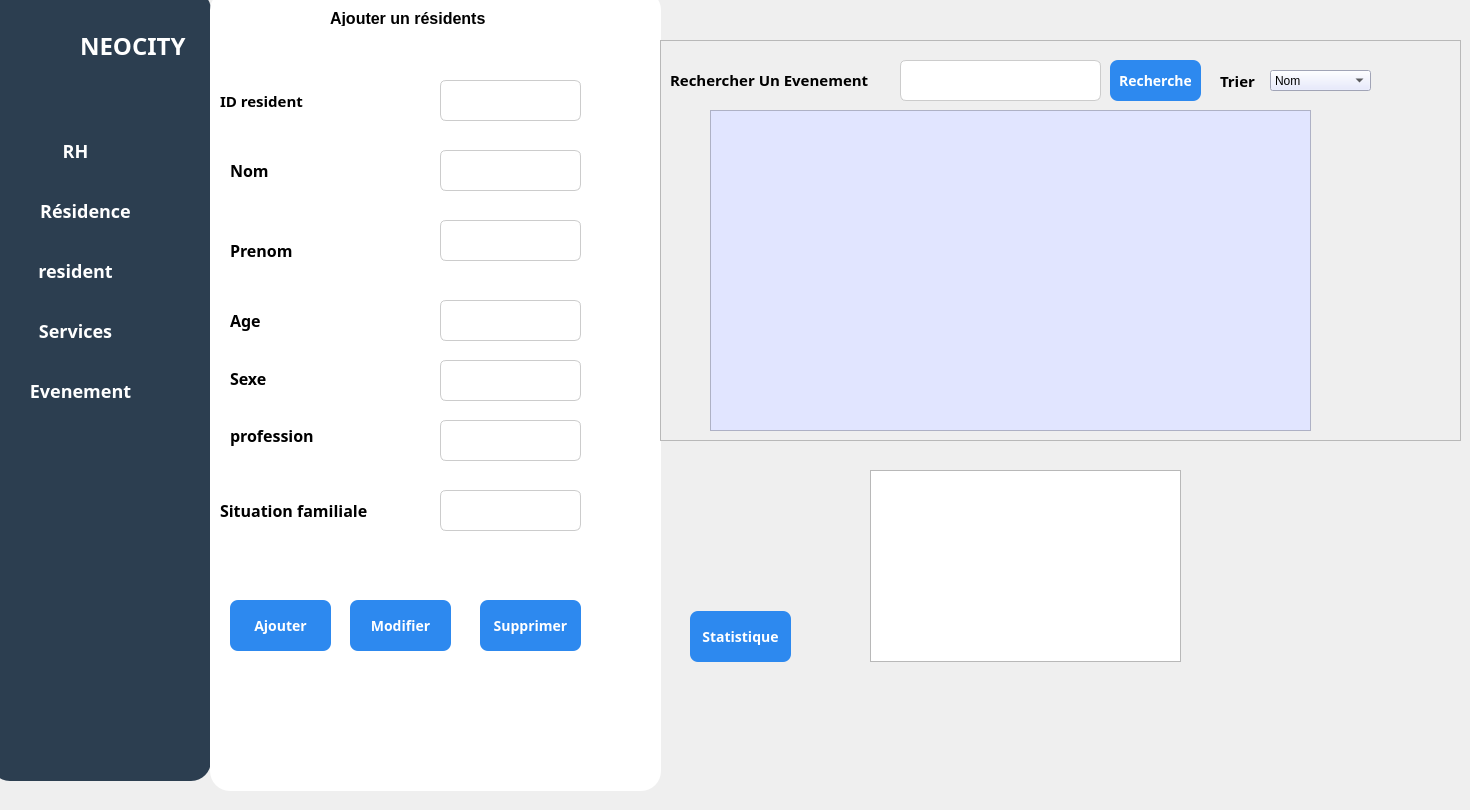
    <widget class="QWidget" name="page">
     <widget class="QFrame" name="frame_5">
      <property name="geometry">
       <rect>
        <x>-10</x>
        <y>-10</y>
        <width>221</width>
        <height>791</height>
       </rect>
      </property>
      <property name="styleSheet">
       <string notr="true">QFrame {
 border-radius: 20px;
background-color : #2C3E50;
}</string>
      </property>
      <property name="frameShape">
       <enum>QFrame::Shape::StyledPanel</enum>
      </property>
      <property name="frameShadow">
       <enum>QFrame::Shadow::Raised</enum>
      </property>
      <widget class="QLabel" name="label_32">
       <property name="geometry">
        <rect>
         <x>90</x>
         <y>40</y>
         <width>121</width>
         <height>31</height>
        </rect>
       </property>
       <property name="font">
        <font>
         <family>Bahnschrift</family>
         <pointsize>18</pointsize>
         <bold>true</bold>
        </font>
       </property>
       <property name="styleSheet">
        <string notr="true">color: rgb(255, 255, 255);</string>
       </property>
       <property name="text">
        <string>NEOCITY</string>
       </property>
      </widget>
      <widget class="QPushButton" name="RH_2">
       <property name="geometry">
        <rect>
         <x>20</x>
         <y>130</y>
         <width>131</width>
         <height>61</height>
        </rect>
       </property>
       <property name="font">
        <font>
         <family>Bahnschrift</family>
         <pointsize>-1</pointsize>
         <bold>true</bold>
        </font>
       </property>
       <property name="styleSheet">
        <string notr="true">QPushButton {
    background-color: #2C3E50;
    color: white;
    border-radius: 8px;
    padding: 10px;
    font-size: 18px;
}
QPushButton:hover {
    background-color: #1E5BB8;
}
QPushButton:pressed {
    background-color: #FFFFFF;
}</string>
       </property>
       <property name="text">
        <string>RH</string>
       </property>
      </widget>
      <widget class="QPushButton" name="residence_3">
       <property name="geometry">
        <rect>
         <x>10</x>
         <y>190</y>
         <width>171</width>
         <height>61</height>
        </rect>
       </property>
       <property name="font">
        <font>
         <family>Bahnschrift</family>
         <pointsize>-1</pointsize>
         <bold>true</bold>
        </font>
       </property>
       <property name="styleSheet">
        <string notr="true">QPushButton {
    background-color: #2C3E50;
    color: white;
    border-radius: 8px;
    padding: 10px;
    font-size: 18px;
}
QPushButton:hover {
    background-color: #1E5BB8;
}
QPushButton:pressed {
    background-color: #FFFFFF;
}</string>
       </property>
       <property name="text">
        <string>Résidence</string>
       </property>
      </widget>
      <widget class="QPushButton" name="resident">
       <property name="geometry">
        <rect>
         <x>0</x>
         <y>250</y>
         <width>171</width>
         <height>61</height>
        </rect>
       </property>
       <property name="font">
        <font>
         <family>Bahnschrift</family>
         <pointsize>-1</pointsize>
         <bold>true</bold>
        </font>
       </property>
       <property name="styleSheet">
        <string notr="true">QPushButton {
    background-color: #2C3E50;
    color: white;
    border-radius: 8px;
    padding: 10px;
    font-size: 18px;
}
QPushButton:hover {
    background-color: #1E5BB8;
}
QPushButton:pressed {
    background-color: #FFFFFF;
}</string>
       </property>
       <property name="text">
        <string>resident</string>
       </property>
      </widget>
      <widget class="QPushButton" name="pushButton_25">
       <property name="geometry">
        <rect>
         <x>0</x>
         <y>370</y>
         <width>181</width>
         <height>61</height>
        </rect>
       </property>
       <property name="font">
        <font>
         <family>Bahnschrift</family>
         <pointsize>-1</pointsize>
         <bold>true</bold>
        </font>
       </property>
       <property name="styleSheet">
        <string notr="true">QPushButton {
    background-color: #2C3E50;
    color: white;
    border-radius: 8px;
    padding: 10px;
    font-size: 18px;
}
QPushButton:hover {
    background-color: #1E5BB8;
}
QPushButton:pressed {
    background-color: #FFFFFF;
}</string>
       </property>
       <property name="text">
        <string>Evenement</string>
       </property>
      </widget>
      <widget class="QPushButton" name="pushButton_26">
       <property name="geometry">
        <rect>
         <x>0</x>
         <y>310</y>
         <width>171</width>
         <height>61</height>
        </rect>
       </property>
       <property name="font">
        <font>
         <family>Bahnschrift</family>
         <pointsize>-1</pointsize>
         <bold>true</bold>
        </font>
       </property>
       <property name="styleSheet">
        <string notr="true">QPushButton {
    background-color: #2C3E50;
    color: white;
    border-radius: 8px;
    padding: 10px;
    font-size: 18px;
}
QPushButton:hover {
    background-color: #1E5BB8;
}
QPushButton:pressed {
    background-color: #FFFFFF;
}</string>
       </property>
       <property name="text">
        <string>Services</string>
       </property>
      </widget>
      <widget class="QLabel" name="label_53">
       <property name="geometry">
        <rect>
         <x>20</x>
         <y>20</y>
         <width>51</width>
         <height>51</height>
        </rect>
       </property>
       <property name="text">
        <string/>
       </property>
       <property name="textFormat">
        <enum>Qt::TextFormat::MarkdownText</enum>
       </property>
       <property name="pixmap">
        <pixmap resource="../Users/ksoum/Downloads/test/test/img.qrc">:/cropped_circle_image.png</pixmap>
       </property>
       <property name="scaledContents">
        <bool>true</bool>
       </property>
       <property name="wordWrap">
        <bool>false</bool>
       </property>
       <property name="openExternalLinks">
        <bool>false</bool>
       </property>
       <property name="textInteractionFlags">
        <set>Qt::TextInteractionFlag::NoTextInteraction</set>
       </property>
      </widget>
     </widget>
     <widget class="QPushButton" name="pushButton_30">
      <property name="geometry">
       <rect>
        <x>690</x>
        <y>611</y>
        <width>101</width>
        <height>51</height>
       </rect>
      </property>
      <property name="font">
       <font>
        <family>Bahnschrift</family>
        <pointsize>-1</pointsize>
        <bold>true</bold>
       </font>
      </property>
      <property name="styleSheet">
       <string notr="true">QPushButton {
    background-color: #2D89EF;
    color: white;
    border-radius: 8px;
    padding: 10px;
    font-size: 14px;
}
QPushButton:hover {
    background-color: #1E5BB8;
}
QPushButton:pressed {
    background-color: #FFFFFF;
}</string>
      </property>
      <property name="text">
       <string>Statistique</string>
      </property>
     </widget>
     <widget class="QFrame" name="Ajouter_3">
      <property name="geometry">
       <rect>
        <x>210</x>
        <y>-10</y>
        <width>451</width>
        <height>801</height>
       </rect>
      </property>
      <property name="styleSheet">
       <string notr="true">#Ajouter {
border: 2px solid black;
	
	border-color: rgb(219, 220, 255);
}

QFrame {
background-color : #ffffff;
 border-radius: 20px
}</string>
      </property>
      <property name="frameShape">
       <enum>QFrame::Shape::StyledPanel</enum>
      </property>
      <property name="frameShadow">
       <enum>QFrame::Shadow::Raised</enum>
      </property>
      <widget class="QLabel" name="label_44">
       <property name="geometry">
        <rect>
         <x>120</x>
         <y>20</y>
         <width>211</width>
         <height>16</height>
        </rect>
       </property>
       <property name="font">
        <font>
         <family>Arial</family>
         <pointsize>12</pointsize>
         <bold>true</bold>
        </font>
       </property>
       <property name="styleSheet">
        <string notr="true">color: rgb(255, 255, 255);
color: rgb(0, 0, 0);</string>
       </property>
       <property name="text">
        <string>Ajouter un résidents</string>
       </property>
      </widget>
      <widget class="QLabel" name="label_45">
       <property name="geometry">
        <rect>
         <x>20</x>
         <y>170</y>
         <width>49</width>
         <height>21</height>
        </rect>
       </property>
       <property name="font">
        <font>
         <family>Rockwell</family>
         <pointsize>12</pointsize>
         <bold>true</bold>
        </font>
       </property>
       <property name="styleSheet">
        <string notr="true">color: rgb(255, 255, 255);
color: rgb(0, 0, 0);</string>
       </property>
       <property name="text">
        <string>Nom</string>
       </property>
      </widget>
      <widget class="QLabel" name="label_46">
       <property name="geometry">
        <rect>
         <x>20</x>
         <y>320</y>
         <width>49</width>
         <height>21</height>
        </rect>
       </property>
       <property name="font">
        <font>
         <family>Rockwell</family>
         <pointsize>12</pointsize>
         <bold>true</bold>
        </font>
       </property>
       <property name="styleSheet">
        <string notr="true">color: rgb(255, 255, 255);
color: rgb(0, 0, 0);</string>
       </property>
       <property name="text">
        <string>Age</string>
       </property>
      </widget>
      <widget class="QLabel" name="label_47">
       <property name="geometry">
        <rect>
         <x>10</x>
         <y>510</y>
         <width>191</width>
         <height>21</height>
        </rect>
       </property>
       <property name="font">
        <font>
         <family>Rockwell</family>
         <pointsize>12</pointsize>
         <bold>true</bold>
        </font>
       </property>
       <property name="styleSheet">
        <string notr="true">color: rgb(255, 255, 255);
color: rgb(0, 0, 0);</string>
       </property>
       <property name="text">
        <string>Situation familiale</string>
       </property>
      </widget>
      <widget class="QLabel" name="label_48">
       <property name="geometry">
        <rect>
         <x>20</x>
         <y>430</y>
         <width>111</width>
         <height>31</height>
        </rect>
       </property>
       <property name="font">
        <font>
         <family>Rockwell</family>
         <pointsize>12</pointsize>
         <bold>true</bold>
        </font>
       </property>
       <property name="styleSheet">
        <string notr="true">color: rgb(255, 255, 255);
color: rgb(0, 0, 0);</string>
       </property>
       <property name="text">
        <string>profession</string>
       </property>
      </widget>
      <widget class="QLineEdit" name="lineEdit_nom">
       <property name="geometry">
        <rect>
         <x>230</x>
         <y>160</y>
         <width>141</width>
         <height>41</height>
        </rect>
       </property>
       <property name="styleSheet">
        <string notr="true">QLineEdit {
	color: rgb(0, 0, 0);
	color: rgb(0, 0, 0);
    border: 1px solid #ccc;
    border-radius: 6px;
    padding: 8px;
    font-size: 12px;
}
QLineEdit:focus {
    border: 1px solid #2D89EF;
    background-color: #FFFFFF;
}</string>
       </property>
      </widget>
      <widget class="QLineEdit" name="lineEdit_age">
       <property name="geometry">
        <rect>
         <x>230</x>
         <y>310</y>
         <width>141</width>
         <height>41</height>
        </rect>
       </property>
       <property name="styleSheet">
        <string notr="true">QLineEdit {
	color: rgb(0, 0, 0);
	color: rgb(0, 0, 0);
    border: 1px solid #ccc;
    border-radius: 6px;
    padding: 8px;
    font-size: 12px;
}
QLineEdit:focus {
    border: 1px solid #2D89EF;
    background-color: #FFFFFF;
}</string>
       </property>
      </widget>
      <widget class="QLineEdit" name="lineEdit_sexe">
       <property name="geometry">
        <rect>
         <x>230</x>
         <y>370</y>
         <width>141</width>
         <height>41</height>
        </rect>
       </property>
       <property name="styleSheet">
        <string notr="true">QLineEdit {
	color: rgb(0, 0, 0);
    border: 1px solid #ccc;
    border-radius: 6px;
    padding: 8px;
    font-size: 12px;
}
QLineEdit:focus {
    border: 1px solid #2D89EF;
    background-color: #FFFFFF;
}</string>
       </property>
      </widget>
      <widget class="QLineEdit" name="lineEdit_profession">
       <property name="geometry">
        <rect>
         <x>230</x>
         <y>430</y>
         <width>141</width>
         <height>41</height>
        </rect>
       </property>
       <property name="styleSheet">
        <string notr="true">QLineEdit {
	color: rgb(0, 0, 0);
    border: 1px solid #ccc;
    border-radius: 6px;
    padding: 8px;
    font-size: 12px;
}
QLineEdit:focus {
    border: 1px solid #2D89EF;
    background-color: #FFFFFF;
}</string>
       </property>
      </widget>
      <widget class="QLineEdit" name="lineEdit_situation">
       <property name="geometry">
        <rect>
         <x>230</x>
         <y>500</y>
         <width>141</width>
         <height>41</height>
        </rect>
       </property>
       <property name="styleSheet">
        <string notr="true">QLineEdit {
	color: rgb(0, 0, 0);
    border: 1px solid #ccc;
    border-radius: 6px;
    padding: 8px;
    font-size: 12px;
}
QLineEdit:focus {
    border: 1px solid #2D89EF;
    background-color: #FFFFFF;
}</string>
       </property>
      </widget>
      <widget class="QLineEdit" name="lineEdit_idresident">
       <property name="geometry">
        <rect>
         <x>230</x>
         <y>90</y>
         <width>141</width>
         <height>41</height>
        </rect>
       </property>
       <property name="styleSheet">
        <string notr="true">QLineEdit {
	color: rgb(0, 0, 0);
    border: 1px solid #ccc;
    border-radius: 6px;
    padding: 8px;
    font-size: 12px;
}
QLineEdit:focus {
    border: 1px solid #2D89EF;
    background-color: #FFFFFF;
}</string>
       </property>
       <property name="text">
        <string/>
       </property>
      </widget>
      <widget class="QLabel" name="label_49">
       <property name="geometry">
        <rect>
         <x>10</x>
         <y>100</y>
         <width>131</width>
         <height>21</height>
        </rect>
       </property>
       <property name="font">
        <font>
         <family>Rockwell</family>
         <pointsize>11</pointsize>
         <bold>true</bold>
        </font>
       </property>
       <property name="styleSheet">
        <string notr="true">color: rgb(255, 255, 255);
color: rgb(0, 0, 0);</string>
       </property>
       <property name="text">
        <string>ID resident</string>
       </property>
      </widget>
      <widget class="QPushButton" name="btn_modifier">
       <property name="geometry">
        <rect>
         <x>140</x>
         <y>610</y>
         <width>101</width>
         <height>51</height>
        </rect>
       </property>
       <property name="font">
        <font>
         <family>Bahnschrift</family>
         <pointsize>-1</pointsize>
         <bold>true</bold>
        </font>
       </property>
       <property name="styleSheet">
        <string notr="true">QPushButton {
    background-color: #2D89EF;
    color: white;
    border-radius: 8px;
    padding: 10px;
    font-size: 14px;
}
QPushButton:hover {
    background-color: #1E5BB8;
}
QPushButton:pressed {
    background-color: #FFFFFF;
}</string>
       </property>
       <property name="text">
        <string>Modifier</string>
       </property>
      </widget>
      <widget class="QLabel" name="label_50">
       <property name="geometry">
        <rect>
         <x>20</x>
         <y>380</y>
         <width>61</width>
         <height>16</height>
        </rect>
       </property>
       <property name="font">
        <font>
         <family>Rockwell</family>
         <pointsize>12</pointsize>
         <bold>true</bold>
        </font>
       </property>
       <property name="styleSheet">
        <string notr="true">color: rgb(255, 255, 255);
color: rgb(0, 0, 0);</string>
       </property>
       <property name="text">
        <string>Sexe</string>
       </property>
      </widget>
      <widget class="QPushButton" name="btn_supprimer">
       <property name="geometry">
        <rect>
         <x>270</x>
         <y>610</y>
         <width>101</width>
         <height>51</height>
        </rect>
       </property>
       <property name="font">
        <font>
         <family>Bahnschrift</family>
         <pointsize>-1</pointsize>
         <bold>true</bold>
        </font>
       </property>
       <property name="styleSheet">
        <string notr="true">QPushButton {
    background-color: #2D89EF;
    color: white;
    border-radius: 8px;
    padding: 10px;
    font-size: 14px;
}
QPushButton:hover {
    background-color: #1E5BB8;
}
QPushButton:pressed {
    background-color: #FFFFFF;
}</string>
       </property>
       <property name="text">
        <string>Supprimer</string>
       </property>
      </widget>
      <widget class="QPushButton" name="btn_ajouter">
       <property name="geometry">
        <rect>
         <x>20</x>
         <y>610</y>
         <width>101</width>
         <height>51</height>
        </rect>
       </property>
       <property name="font">
        <font>
         <family>Bahnschrift</family>
         <pointsize>-1</pointsize>
         <bold>true</bold>
        </font>
       </property>
       <property name="styleSheet">
        <string notr="true">QPushButton {
    background-color: #2D89EF;
    color: white;
    border-radius: 8px;
    padding: 10px;
    font-size: 14px;
}
QPushButton:hover {
    background-color: #1E5BB8;
}
QPushButton:pressed {
    background-color: #FFFFFF;
}</string>
       </property>
       <property name="text">
        <string>Ajouter</string>
       </property>
      </widget>
      <widget class="QLineEdit" name="lineEdit_prenom">
       <property name="geometry">
        <rect>
         <x>230</x>
         <y>230</y>
         <width>141</width>
         <height>41</height>
        </rect>
       </property>
       <property name="styleSheet">
        <string notr="true">QLineEdit {
	color: rgb(0, 0, 0);
	color: rgb(0, 0, 0);
    border: 1px solid #ccc;
    border-radius: 6px;
    padding: 8px;
    font-size: 12px;
}
QLineEdit:focus {
    border: 1px solid #2D89EF;
    background-color: #FFFFFF;
}</string>
       </property>
      </widget>
      <widget class="QLabel" name="label_54">
       <property name="geometry">
        <rect>
         <x>20</x>
         <y>250</y>
         <width>91</width>
         <height>21</height>
        </rect>
       </property>
       <property name="font">
        <font>
         <family>Rockwell</family>
         <pointsize>12</pointsize>
         <bold>true</bold>
        </font>
       </property>
       <property name="styleSheet">
        <string notr="true">color: rgb(255, 255, 255);
color: rgb(0, 0, 0);</string>
       </property>
       <property name="text">
        <string>Prenom</string>
       </property>
      </widget>
     </widget>
     <widget class="QFrame" name="frame_4">
      <property name="geometry">
       <rect>
        <x>660</x>
        <y>40</y>
        <width>801</width>
        <height>401</height>
       </rect>
      </property>
      <property name="frameShape">
       <enum>QFrame::Shape::StyledPanel</enum>
      </property>
      <property name="frameShadow">
       <enum>QFrame::Shadow::Raised</enum>
      </property>
      <widget class="QComboBox" name="comboBox_tri">
       <property name="geometry">
        <rect>
         <x>610</x>
         <y>30</y>
         <width>101</width>
         <height>21</height>
        </rect>
       </property>
       <property name="styleSheet">
        <string notr="true">background-color : #e1e5ff;
color: rgb(0, 0, 0);</string>
       </property>
       <item>
        <property name="text">
         <string>Nom</string>
        </property>
       </item>
       <item>
        <property name="text">
         <string>Age</string>
        </property>
       </item>
       <item>
        <property name="text">
         <string>Sex</string>
        </property>
       </item>
      </widget>
      <widget class="QLabel" name="label_51">
       <property name="geometry">
        <rect>
         <x>560</x>
         <y>30</y>
         <width>41</width>
         <height>21</height>
        </rect>
       </property>
       <property name="font">
        <font>
         <family>Bahnschrift</family>
         <pointsize>11</pointsize>
         <bold>true</bold>
        </font>
       </property>
       <property name="styleSheet">
        <string notr="true">color: rgb(0, 0, 0);</string>
       </property>
       <property name="text">
        <string>Trier</string>
       </property>
      </widget>
      <widget class="QLabel" name="label_52">
       <property name="geometry">
        <rect>
         <x>10</x>
         <y>29</y>
         <width>211</width>
         <height>21</height>
        </rect>
       </property>
       <property name="font">
        <font>
         <family>Arial Rounded MT</family>
         <pointsize>11</pointsize>
         <bold>true</bold>
        </font>
       </property>
       <property name="styleSheet">
        <string notr="true">color: rgb(0, 0, 0);</string>
       </property>
       <property name="text">
        <string>Rechercher Un Evenement</string>
       </property>
      </widget>
      <widget class="QLineEdit" name="lineEdit_recherche">
       <property name="geometry">
        <rect>
         <x>240</x>
         <y>20</y>
         <width>201</width>
         <height>41</height>
        </rect>
       </property>
       <property name="styleSheet">
        <string notr="true">QLineEdit {
	color: rgb(0, 0, 0);
    border: 1px solid #ccc;
    border-radius: 6px;
    padding: 8px;
    font-size: 12px;
}
QLineEdit:focus {
    border: 1px solid #2D89EF;
    background-color: #FFFFFF;
}</string>
       </property>
      </widget>
      <widget class="QPushButton" name="pushButton_34">
       <property name="geometry">
        <rect>
         <x>450</x>
         <y>20</y>
         <width>91</width>
         <height>41</height>
        </rect>
       </property>
       <property name="font">
        <font>
         <family>Bahnschrift</family>
         <pointsize>-1</pointsize>
         <bold>true</bold>
        </font>
       </property>
       <property name="styleSheet">
        <string notr="true">QPushButton {
    background-color: #2D89EF;
    color: white;
    border-radius: 8px;
    padding: 10px;
    font-size: 14px;
}
QPushButton:hover {
    background-color: #1E5BB8;
}
QPushButton:pressed {
    background-color: #FFFFFF;
}</string>
       </property>
       <property name="text">
        <string>Recherche</string>
       </property>
      </widget>
      <widget class="QTableView" name="tableView">
       <property name="geometry">
        <rect>
         <x>50</x>
         <y>70</y>
         <width>601</width>
         <height>321</height>
        </rect>
       </property>
       <property name="styleSheet">
        <string notr="true">border-raduis : 20px;
color: rgb(0, 0, 0);
background-color : #e1e5ff;</string>
       </property>
      </widget>
     </widget>
     <widget class="QGraphicsView" name="graphicsView_2">
      <property name="geometry">
       <rect>
        <x>870</x>
        <y>470</y>
        <width>311</width>
        <height>192</height>
       </rect>
      </property>
      <property name="styleSheet">
       <string notr="true">border-image: url(:/diagramme_circulaire3.png);</string>
      </property>
     </widget>
    </widget>
